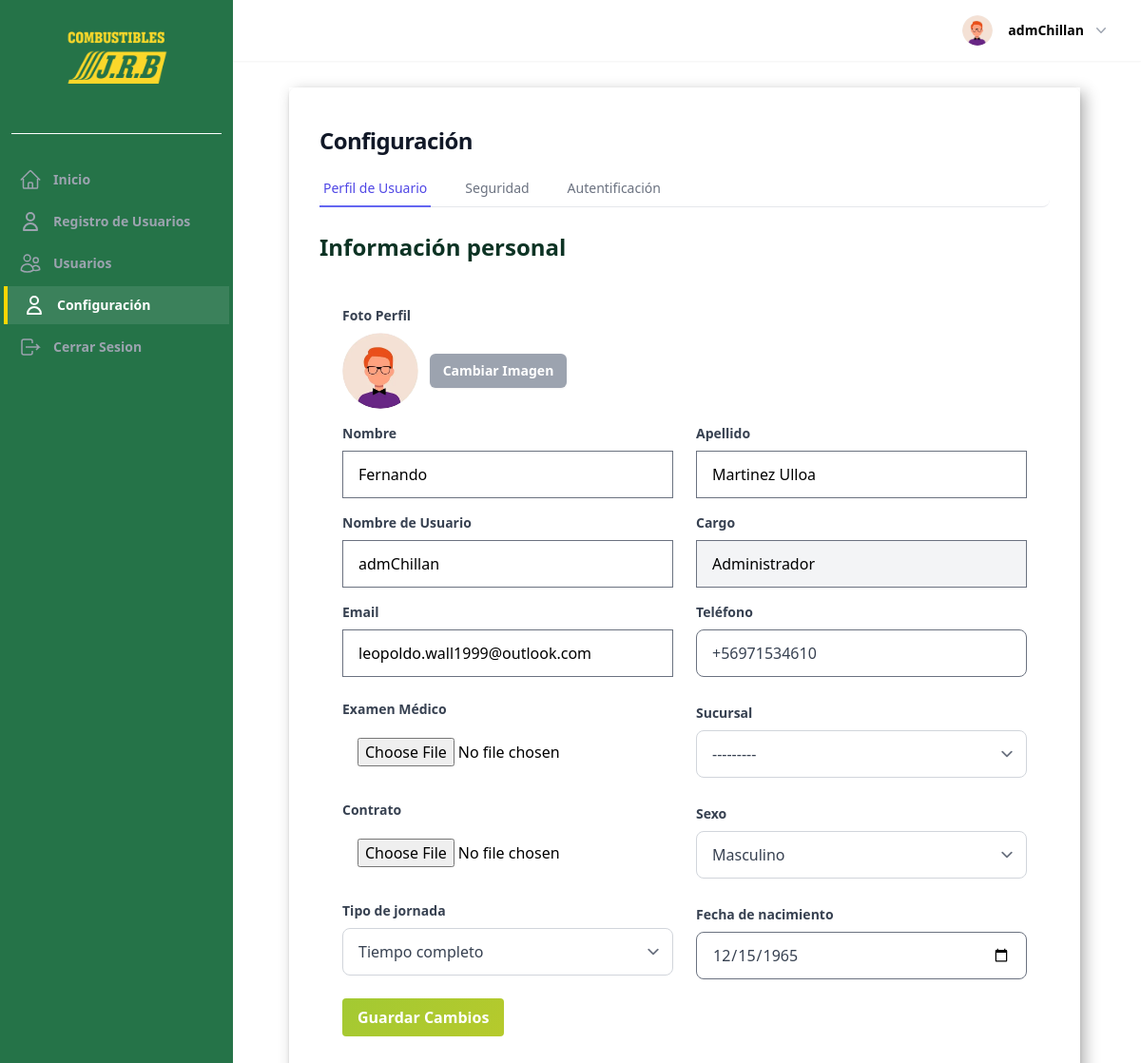
The app's page /configuracion/ (signed in), older data.
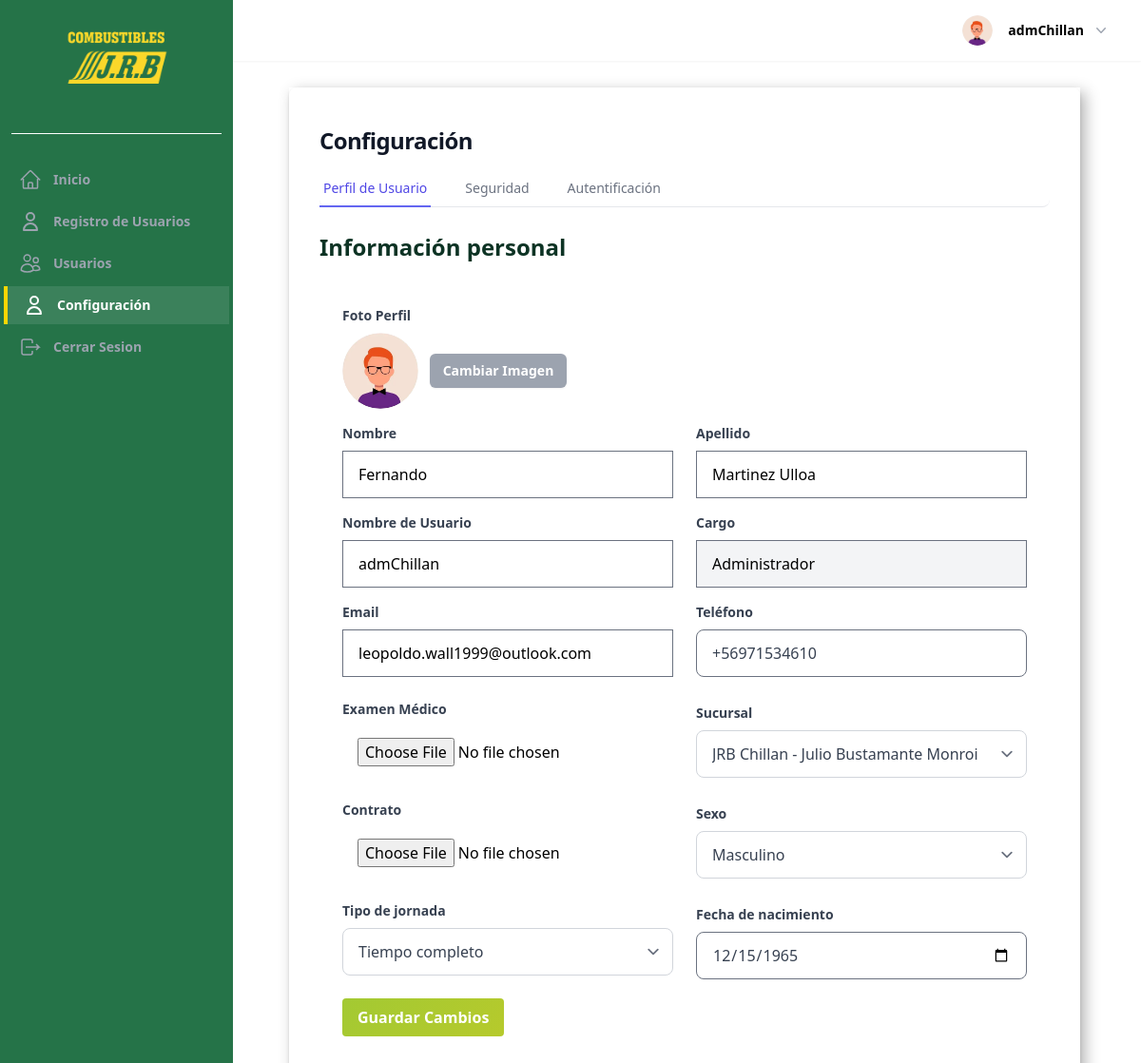
The same page, newer data.
### UsuarioApp/models.py (models this page shows, shortened)
class Profile(models.Model):
    last_activity = models.DateTimeField(null=True, blank=True)
    image = models.ImageField(upload_to=profile_picture_path, default="profile.webp")
    user_FK = models.OneToOneField(
        User, on_delete=models.CASCADE, related_name="profile",
    )
    position_FK = models.ForeignKey(
        Position, on_delete=models.SET_NULL, null=True, blank=True
    )
    company_rut = models.CharField(
        max_length=12,
        blank=True,
        null=True,
        validators=[
            RegexValidator(
                regex=r"^[0-9.]+-[0-9kK]{1}$",
                message="Ingrese un RUT válido en el formato 12.345.678-9",
            )
        ],
        verbose_name="RUT Empresa",
    )
    phone = models.CharField(max_length=20, blank=True, verbose_name="Teléfono")
    gender = models.CharField(
        max_length=1,
        choices=GENDER_CHOICES,
        null=True,
        blank=True,
        verbose_name="Sexo",
    )
    date_of_birth = models.DateField(
        null=True,
        blank=True,
        verbose_name="Fecha de nacimiento",
    )
    salario = models.DecimalField(
        max_digits=10, decimal_places=2, null=True, blank=True, verbose_name="Salario",
    )
    address = models.CharField(max_length=255, blank=True, verbose_name="Dirección")
    date_of_hire = models.DateField(null=True, blank=True, verbose_name="Fecha de contratación")
    is_partime = models.BooleanField(
        default=False,
        choices=[(True, "Tiempo completo"), (False, "Medio tiempo")],
        verbose_name="Tipo de jornada",
    )
    examen_medico = models.FileField(
        upload_to="documentos/examenes/",
        null=True,
        blank=True,
        verbose_name="Examen médico",
    )
    contrato = models.FileField(
        upload_to="documentos/contratos/",
        null=True,
        blank=True,
        verbose_name="Contrato",
    )
    current_branch = models.ForeignKey(
        Sucursal,
        on_delete=models.SET_NULL,
        null=True,
        blank=True,
        related_name="current_profiles",
        verbose_name="Sucursal actual",
    )
    def save(self, *args, **kwargs):
        update_last_activity = kwargs.pop("update_last_activity", False)
        if update_last_activity:
            self.last_activity = timezone.now()
            kwargs["update_fields"] = ["last_activity"]
        if self.pk:
            handle_old_image(Profile, self.pk, self.image)
        super(Profile, self).save(*args, **kwargs)
        if self.image and os.path.exists(self.image.path):
            resize_image(self.image.path, 300)
            crop_image(self.image.path, 300)
    def update_last_activity(self):
        self.save(update_last_activity=True)
    def _has_permission(self, code: str) -> bool:
        return bool(self.position_FK and self.position_FK.permission_code == code)
    def is_owner(self) -> bool:
        return self._has_permission("OWNER")
    def is_admin(self) -> bool:
        return self._has_permission("ADMINISTRATOR")
    class Meta:
        verbose_name = "Perfil"
        verbose_name_plural = "Perfiles"
        ordering = ["-id"]

### UsuarioApp/views.py (the view, shortened to what this page needs)
# urls.py: path("configuracion/", views.ConfigurationView.as_view(), name="configuracion"),
class ConfigurationView(LoginRequiredMixin, ProfileFormProcessingMixin, View):
    template_name = "pages/perfil/configuracion.html"
    success_redirect_name = "configuracion"
    error_message = "Corrige los errores para continuar."
    def get(self, request, *args, **kwargs):
        user = request.user
        profile = user.profile
        user_form = UserUpdateForm(instance=user)
        profile_form = ProfileUpdateForm(instance=profile, user=user)
        password_form = CustomPasswordChangeForm(user=user)
        password_form.helper = FormHelper()
        password_form.helper.form_tag = False
        context = {
            "user_form": user_form,
            "profile_form": profile_form,
            "password_form": password_form,
        }
        return render(request, self.template_name, context)

### UsuarioApp/forms.py
class UserUpdateForm(forms.ModelForm):
    def __init__(self, *args, **kwargs):
        super().__init__(*args, **kwargs)
        self.helper = FormHelper()
        self.helper.form_tag = False
        self.helper.layout = Layout(
            "username",
            "email",
            Div(
                Div("first_name", css_class="flex-1"),
                Div("last_name",  css_class="flex-1"),
                css_class="flex gap-4",
            ),
        )
    class Meta:
        model = User
        fields = [
            "username",
            "email",
            "first_name",
            "last_name",
        ]

### sucursalApp/models.py (called while the page is built)
    def __str__(self) -> str:
        return f"{self.name} - {self.company.business_name}"

### utils/customer_img.py (called while the page is built, shortened)
def resize_image(img_path, img_size):
    try:
        with Image.open(img_path) as img:
            ancho, alto = img.size
    except (FileExistsError, UnidentifiedImageError):
        print("Error al Redimensionar la imagen")

def crop_image(img_path, img_size):
    try:
        with Image.open(img_path) as img:
            ancho, alto = img.size
    except (FileExistsError, UnidentifiedImageError):
        print("Erro al Recortar la imagen")

### templates/pages/perfil/configuracion.html (shortened to what the changed rows need)
{% extends "components/Layout/base_pages.html" %}
{% load static %}
{% load tailwind_filters %}
{% load allauth i18n %}
{% load widget_tweaks %}
{% block content_pages %}
<h1 class="max-w-2xl font-bold tracking-tight text-gray-900 text-2xl mb-4">Configuración</h1>
<div>
    <div id="perfil" class="tab-content mt-6">
        <h2 class="h1-title-forms">Información personal</h2>
        <section class="p-6 rounded mt-4">
            <form method="post" enctype="multipart/form-data">
                <div class="flex gap-6 w-1">
                    <div class="flex-1">
                        <div>
                            <label for="{{ profile_form.examen_medico.id_for_label }}" class="block text-gray-700 text-sm font-bold mb-2 mt-6">Examen Médico</label>
                            {{ profile_form.examen_medico|add_class:"py-3 px-4 text-base w-full" }}
                        </div>
                        <div class="mt-6">
                            <label for="{{ profile_form.contrato.id_for_label }}" class="block text-gray-700 text-sm font-bold mb-2">Contrato</label>
                            {{ profile_form.contrato|add_class:"py-3 px-4 text-base w-full" }}
                        </div>
                        <div class="mt-6">
                            <label for="{{ profile_form.is_partime.id_for_label }}" class="block text-gray-700 text-sm font-bold mb-2">Tipo de jornada</label>
                            {{ profile_form.is_partime|add_class:"py-3 px-4 text-base w-full" }}
                        </div>
                    </div>
                    <div class="flex-1">
                        <div class="grid grid-cols-2 gap-4">
                            <div class="">
                                <label for="{{ profile_form.phone.id_for_label }}" class="block text-gray-700 text-sm font-bold mb-2">Teléfono</label>
                                {{ profile_form.phone|add_class:"py-3 px-4 text-base w-full" }}
                            </div>
                            <div class="">
                                <label for="{{ profile_form.current_branch.id_for_label }}" class="block text-gray-700 text-sm font-bold mb-2">Sucursal</label>
                                {{ profile_form.current_branch|add_class:"py-3 px-4 text-base w-full" }}
                            </div>
                            <div class="">
                                <label for="{{ profile_form.gender.id_for_label }}" class="block text-gray-700 text-sm font-bold mb-2">Sexo</label>
                                {{ profile_form.gender|add_class:"py-3 px-4 text-base w-full" }}
                            </div>
                            <div class="">
                                <label for="{{ profile_form.date_of_birth.id_for_label }}" class="block text-gray-700 text-sm font-bold mb-2">Fecha de nacimiento</label>
                                {{ profile_form.date_of_birth|add_class:"py-3 px-4 text-base w-full" }}
                            </div>
                        </div>
                    </div>
                </div>
            </form>
        </section>
    </div>
</div>
                {% url 'account_change_password' as action_url %}
{% endblock content_pages %}

Row changes from the older to the newer data that the page shows:
changed Profile "Tiempo completo": current_branch "---------" → "JRB Chillan - Julio Bustamante Monroi"
